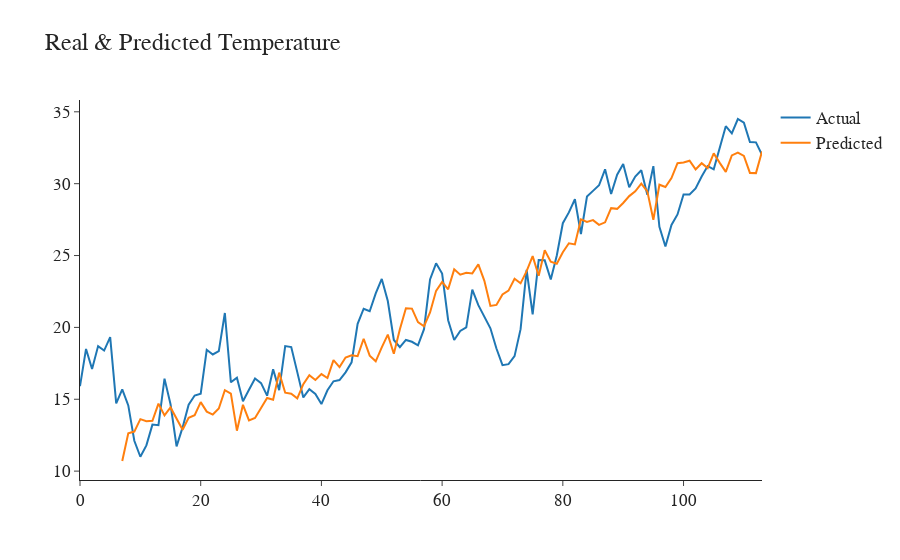

Source (notebook cell):
### Code cell
plot_eval(test_predictions)
